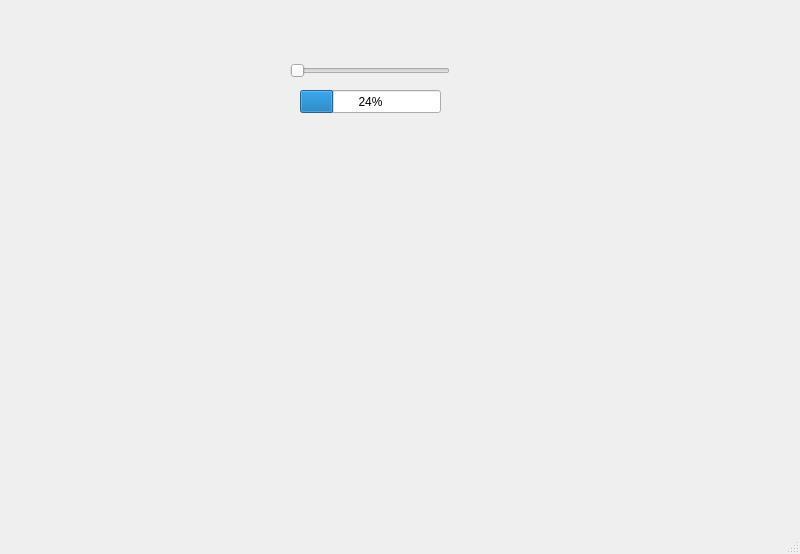
<?xml version="1.0" encoding="UTF-8"?>
<ui version="4.0">
 <class>MainWindow</class>
 <widget class="QMainWindow" name="MainWindow">
  <property name="geometry">
   <rect>
    <x>0</x>
    <y>0</y>
    <width>800</width>
    <height>554</height>
   </rect>
  </property>
  <property name="windowTitle">
   <string>MainWindow</string>
  </property>
  <widget class="QWidget" name="centralwidget">
   <widget class="QSlider" name="horizontalSlider">
    <property name="geometry">
     <rect>
      <x>290</x>
      <y>60</y>
      <width>160</width>
      <height>22</height>
     </rect>
    </property>
    <property name="orientation">
     <enum>Qt::Horizontal</enum>
    </property>
   </widget>
   <widget class="QProgressBar" name="progressBar">
    <property name="geometry">
     <rect>
      <x>300</x>
      <y>90</y>
      <width>141</width>
      <height>23</height>
     </rect>
    </property>
    <property name="value">
     <number>24</number>
    </property>
   </widget>
  </widget>
  <widget class="QMenuBar" name="menubar">
   <property name="geometry">
    <rect>
     <x>0</x>
     <y>0</y>
     <width>800</width>
     <height>37</height>
    </rect>
   </property>
  </widget>
  <widget class="QStatusBar" name="statusbar"/>
 </widget>
 <resources/>
 <connections/>
</ui>
